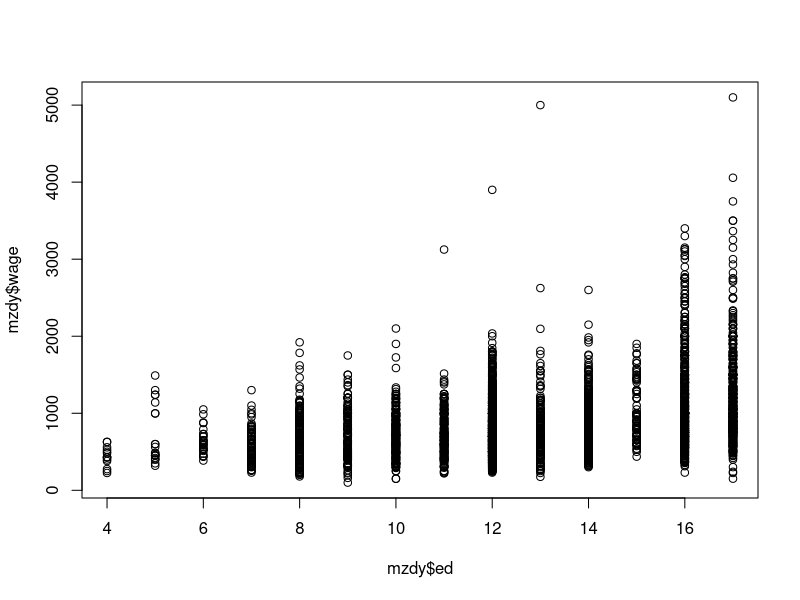
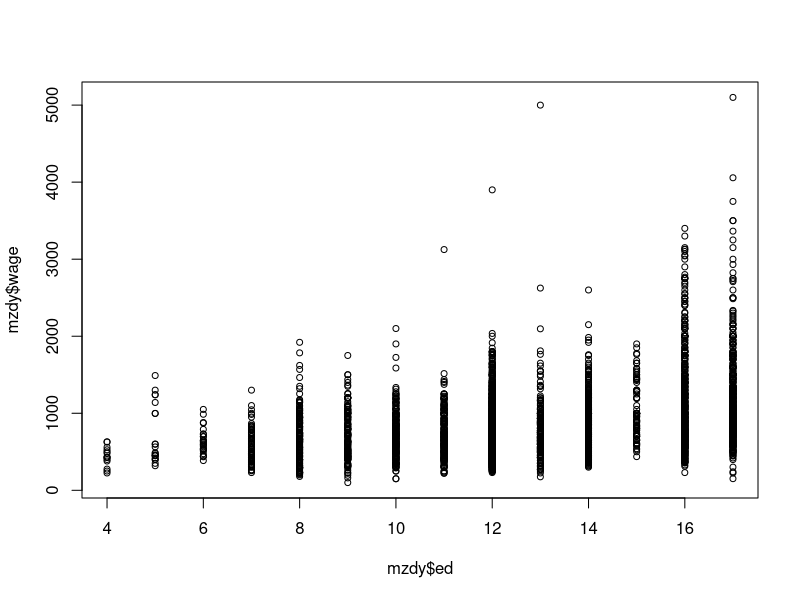
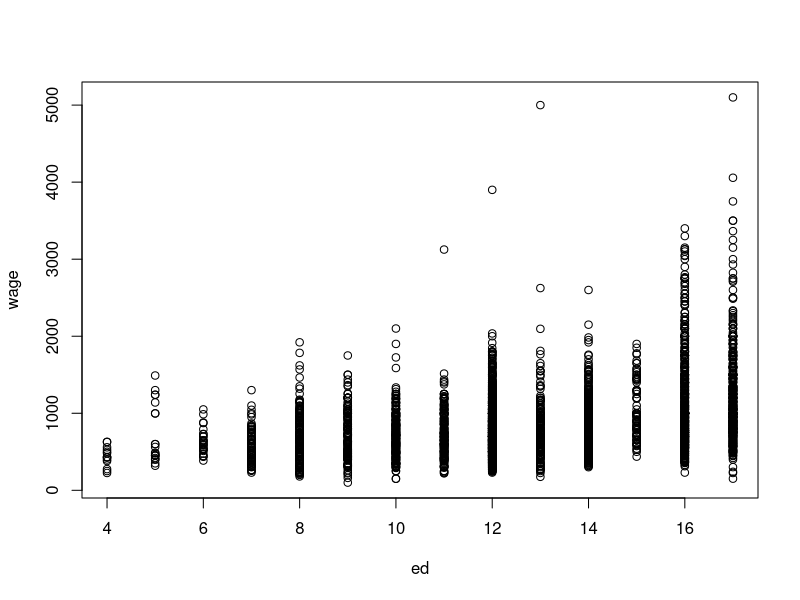

Recreate these plots in R, in order. (Note: this script raises an error after producing the figures.)
# set working directory (nastavit pracovny priecinok)
setwd("C:/Users/Pali/Desktop/dAPM/teaching/ekonometria/2026/R/2")
# vsimnite si lomitka typu "/", nie "\"

# nacitame data
mzdy <- read.table("02_mzdy.txt")
# zdroj: R balicek "Ecdat" - Wages data

# pozrime sa na data
mzdy
head(mzdy)

# vykreslenie
plot(mzdy$ed, mzdy$wage)
plot(mzdy$ed, mzdy$wage, cex=0.8)
   # cex zvacsuje/zmensuje velkosti bodiek (default=1)

# ked sa vam nechce stale pisat mzdy$, mozete pouzit attach()
attach(mzdy)

ed
plot(ed, wage)

# na konci prace s attachnutymi datami treba dat detach
detach(mzdy)

# teraz to uz nefunguje
ed              # error
plot(ed, wage)  # error

# praca s attachnutymi datami moze vytvarat zmatky, takze to nepouzijeme
# Napr.
# attach(mzdy)
# ed <- exp(ed)
# co je teraz ed a co je mzdy$ed?
# ed
# mzdy$ed
# detach(mzdy)

### MNS odhad - manualne

Y <- mzdy$wage
n <- length(Y)
n

X <- cbind(rep(1,n), mzdy$ed) # column bind, existuje aj rbind: row bind
# to iste: X <- cbind(1,mzdy$ed)
X
x # case-sensitivity!
k <- dim(X)[2]
# to iste: k <- ncol(X)
k

# MNS odhad
beta_hat <- solve(t(X) %*% X) %*% t(X) %*% Y  # solve() vypluje inverznu maticu
beta_hat

# vykreslenie regresnej krivky
plot(mzdy$ed, mzdy$wage, cex=0.8)
osX <- seq(from=min(mzdy$ed), to=max(mzdy$ed), by=0.1)
osY <- beta_hat[1] + beta_hat[2]*osX
lines(osX, osY, col="red", lwd=2)

# alternativne
plot(mzdy$ed, mzdy$wage, cex=0.8)
abline(beta_hat, col="red", lwd=2) # y = a + bx

# vykreslenie fitted values
Y_hat <- X %*% beta_hat
points(mzdy$ed, Y_hat, col="green", pch=19)

# rezidua
epsilon_hat <- Y-Y_hat
sum(epsilon_hat) # na prvom cviceni (pozn. 2) sme ukazovali, ze ked v modeli je intercept, toto je nula

# odhad pre sigma^2
s2 <- t(epsilon_hat) %*% (epsilon_hat) / (n-k)
s2
# inak: sum(epsilon_hat^2)/(n-k)
# este inak: crossprod(epsilon_hat)/(n-k)

microbenchmark::microbenchmark(t(epsilon_hat) %*% (epsilon_hat) / (n-k))
microbenchmark::microbenchmark(sum(epsilon_hat^2)/(n-k))
microbenchmark::microbenchmark(crossprod(epsilon_hat)/(n-k))

### MNS vypocet na dva riadky
model <- lm(mzdy$wage ~ mzdy$ed)
model
summary(model)

beta_hat    #... Coefficients
sqrt(s2)    #... Residual standard error

# alternativne (namiesto attach())
model <- lm(wage ~ ed, data=mzdy)

# vykreslenie
model$coef
plot(mzdy$ed, mzdy$wage)
abline(model$coef, lwd=2, col="red")

### Viac premennych
model2 <- lm(wage ~ ed + exp, data=mzdy)
summary(model2)

y_hat <- fitted(model2)
   # fitted values

# odhadovane vs skutocne ypsilony
plot(y_hat, mzdy$wage, cex=0.8, asp=1)  
abline(c(0,1), lwd=2, col="red")  # priamka, na ktorej nastava rovnost
points(fitted(model), mzdy$wage, col="blue", pch=2, cex=0.8)  # pre povodny model

model3 <- lm(wage ~ ed + I(ed^2) + exp, data=mzdy)
   # aj to je linearna regresia
   # I(): "as is" - aby si to Rko neinterpretovalo po svojom
summary(model3)

# model2 vs model3
plot(y_hat, mzdy$wage, cex=0.8, asp=1)  
abline(c(0,1), lwd=2, col="red")
points(fitted(model3), mzdy$wage, col="green", pch=0, cex=0.8)
